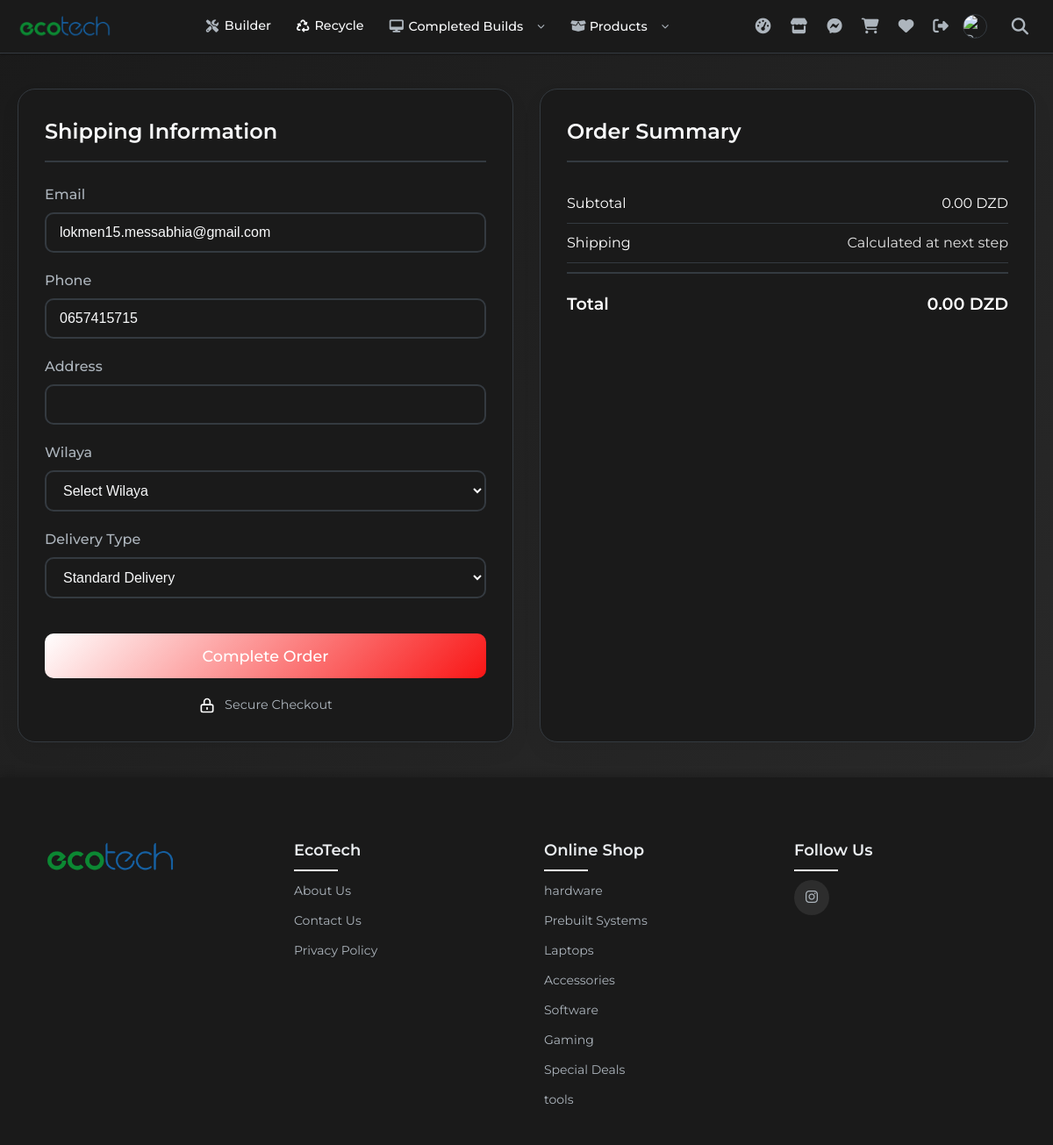
The page /checkout.php (signed in) on the database its author committed.
### tables this page shows
CREATE TABLE `site_settings` (
  `id` int(11) NOT NULL,
  `site_name` varchar(255) DEFAULT NULL,
  `logo` varchar(255) DEFAULT NULL,
  `favicon` varchar(255) DEFAULT NULL,
  `primary_color` varchar(7) DEFAULT NULL,
  `secondary_color` varchar(7) DEFAULT NULL,
  `accent_color` varchar(20) DEFAULT '#f97316',
  `site_description` text DEFAULT NULL,
  `footer_text` varchar(255) DEFAULT NULL,
  `allow_registration` tinyint(4) DEFAULT 1,
  `maintenance_mode` tinyint(1) DEFAULT 0,
  `font_family` varchar(100) DEFAULT 'Montserrat',
  `theme_mode` varchar(10) DEFAULT 'light',
  `analytics_id` varchar(20) DEFAULT NULL,
  `meta_keywords` text DEFAULT NULL,
  `contact_email` varchar(255) DEFAULT NULL,
  `social_links` text DEFAULT NULL,
  `header_scripts` text DEFAULT NULL,
  `footer_scripts` text DEFAULT NULL,
  `enable_cache` tinyint(1) DEFAULT 0,
  `cache_lifetime` int(11) DEFAULT 3600,
  `created_at` timestamp NOT NULL DEFAULT current_timestamp(),
  `updated_at` timestamp NOT NULL DEFAULT current_timestamp() ON UPDATE current_timestamp()
);

CREATE TABLE `users` (
  `id` int(11) NOT NULL,
  `email` varchar(255) NOT NULL,
  `phone` varchar(15) NOT NULL,
  `password` varchar(255) NOT NULL,
  `verification_token` varchar(6) DEFAULT NULL,
  `email_verified` tinyint(1) DEFAULT 0,
  `created_at` timestamp NOT NULL DEFAULT current_timestamp(),
  `profile_picture` varchar(255) DEFAULT NULL,
  `reset_token` varchar(255) DEFAULT NULL,
  `reset_token_expiry` datetime DEFAULT NULL,
  `username` varchar(255) DEFAULT NULL,
  `storage_used` bigint(20) DEFAULT 0,
  `storage_limit` bigint(20) DEFAULT 104857600
);

CREATE TABLE `categories` (
  `id` int(11) NOT NULL,
  `name` varchar(255) NOT NULL
);

### checkout.php (the view, shortened to what this page needs)
<?php
include 'db_connect.php';
$user_id = $_SESSION['user_id'];
try {
    $stmt = $pdo->prepare("SELECT id, email, phone FROM users WHERE id = ?");
    $stmt->execute([$user_id]);
    $user = $stmt->fetch(PDO::FETCH_ASSOC);
    $user_email = $user['email'];
    $user_phone = $user['phone'];
} catch (PDOException $e) {
    error_log("Error fetching user data: " . $e->getMessage());
    die("Error: Unable to fetch user information.");
}
?>
<!DOCTYPE html>
<html lang="en">
<head>
    <?php include 'header.php'; ?>
</head>
<body>
    <div class="checkout-container">
        <div class="checkout-form">
            <h2 class="section-title">Shipping Information</h2>
            <form method="post">
                <div class="form-group">
            <label for="email">Email</label>
                    <input type="email" id="email" value="<?php echo htmlspecialchars($user_email); ?>" disabled>
                </div>
                <div class="form-group">
            <label for="phone">Phone</label>
                    <input type="text" name="phone" id="phone" value="<?php echo htmlspecialchars($user_phone); ?>" required>
                </div>
                <div class="form-group">
            <label for="address">Address</label>
            <input type="text" name="address" id="address" required>
                </div>
                <div class="form-group">
            <label for="wilaya">Wilaya</label>
            <select name="wilaya" id="wilaya" required>
                <option value="">Select Wilaya</option>
            </select>
                </div>
                <div class="form-group">
            <label for="delivery_type">Delivery Type</label>
            <select name="delivery_type" id="delivery_type" required>
                        <option value="Standard">Standard Delivery</option>
            </select>
                </div>
            <button type="submit" class="checkout-button">
                    Complete Order
                </button>
                <div class="secure-badge">
                    <svg xmlns="http://www.w3.org/2000/svg" fill="none" viewBox="0 0 24 24" stroke="currentColor">
                        <path stroke-linecap="round" stroke-linejoin="round" stroke-width="2" d="M12 15v2m-6 4h12a2 2 0 002-2v-6a2 2 0 00-2-2H6a2 2 0 00-2 2v6a2 2 0 002 2zm10-10V7a4 4 0 00-8 0v4h8z" />
                </svg>
                    Secure Checkout
                </div>
        </form>
        </div>
        <div class="order-summary">
            <h2 class="section-title">Order Summary</h2>
                <?php
                $total = 0;
                            ?>
            <div class="order-summary-details">
                <div class="summary-row">
                    <span>Subtotal</span>
                    <span><?php echo number_format($total, 2); ?> DZD</span>
                </div>
                <div class="summary-row">
                    <span>Shipping</span>
                    <span class="secondary-text">Calculated at next step</span>
                </div>
                <div class="summary-row total">
                    <span>Total</span>
                    <span><?php echo number_format($total, 2); ?> DZD</span>
                </div>
            </div>
        </div>
    </div>
    <?php include 'footer.php'; ?>
</body>
</html>

### header.php (shortened to what this page needs)
<?php
require_once __DIR__ . '/db_connect.php';
$settings = [];
if (isset($pdo) && $pdo instanceof PDO) {
    try {
        $stmt = $pdo->query("SELECT * FROM site_settings LIMIT 1");
        $settings = $stmt->fetch(PDO::FETCH_ASSOC) ?: [];
    } catch (PDOException $e) {
        error_log("Error fetching site settings: " . $e->getMessage());
    }
}
$isAdmin = false;
$emailVerified = false;
$user = null;
$unreadCount = 0;
if (isset($pdo) && $pdo instanceof PDO) {
    if (isset($_SESSION['loggedin']) && $_SESSION['loggedin'] === true && isset($_SESSION['email'])) {
        $currentUserEmail = $_SESSION['email'];
        try {
            $stmtUser = $pdo->prepare("SELECT id, email_verified, profile_picture FROM users WHERE email = ? LIMIT 1");
            $stmtUser->execute([$currentUserEmail]);
            $user = $stmtUser->fetch(PDO::FETCH_ASSOC);
            if ($user) {
                $emailVerified = (bool)($user['email_verified'] ?? false);
            }
            $stmtAdmin = $pdo->prepare("SELECT COUNT(*) FROM admins WHERE email = ?");
            $stmtAdmin->execute([$currentUserEmail]);
            $isAdmin = $stmtAdmin->fetchColumn() > 0;
            $stmtMsg = $pdo->prepare("SELECT COUNT(*) FROM messages WHERE receiver_email = ? AND read_status = 0");
            $stmtMsg->execute([$currentUserEmail]);
            $unreadCount = $stmtMsg->fetchColumn();
        } catch (PDOException $e) {
            error_log("Header DB Error: " . $e->getMessage());
        }
    } else {
        $user_id = null;
    }
}
$cartCount = isset($_SESSION['cart']) ? count($_SESSION['cart']) : 0;
?>
<!DOCTYPE html>
<html>
<head>
    <link rel="stylesheet" href="https://cdnjs.cloudflare.com/ajax/libs/font-awesome/6.4.0/css/all.min.css">
</head>
<body> <?php if (isset($_SESSION['loggedin']) && !$emailVerified && isset($pdo)): ?>
    <div class="email-verification-banner">
        Your email is not verified. Please <a href="profile.php">verify your email</a>.
    </div>
    <?php endif; ?>
    <header>
        <div class="main-header-nav">
            <div class="logo">
                <a href="index.php"><img src="<?= htmlspecialchars($settings['logo'] ?? 'logo (1) text.png') ?>" alt="<?= htmlspecialchars($settings['site_name'] ?? 'EcoTech') ?> Logo"></a>
            </div>
            <nav class="category-nav-container" id="main-navigation">
                <a href="buildyourpc.php" class="nav-link">
                    <i class="fas fa-tools" aria-hidden="true"></i>
                    <span>Builder</span>
                </a>
                <a href="recycle.php" class="nav-link">
                    <i class="fa-solid fa-recycle" aria-hidden="true"></i>
                    <span>Recycle</span>
                </a>
                <div class="nav-item">
                    <button class="category-btn has-dropdown" aria-expanded="false" aria-controls="builds-dropdown">
                        <i class="fas fa-desktop" aria-hidden="true"></i>
                        <span>Completed Builds</span>
                    </button>
                </div>
                <div class="nav-item">
                    <button class="category-btn has-dropdown" aria-expanded="false">
                        <i class="fas fa-box-open" aria-hidden="true"></i>
                        <span>Products</span>
                    </button>
                </div>
            </nav>
            <div class="header-right-actions">
                <div class="header-user-area">
                    <?php if (isset($_SESSION['loggedin']) && $_SESSION['loggedin'] === true && isset($pdo)): ?>
                        <?php if ($isAdmin): ?> <a href="dashboard.php" title="Admin Dashboard" aria-label="Admin Dashboard"><i class="fas fa-tachometer-alt" aria-hidden="true"></i></a> <?php endif; ?>
                        <a href="marketplace.php" title="Marketplace" aria-label="Marketplace"><i class="fas fa-store" aria-hidden="true"></i></a>
                        <a href="inbox.php" title="Messages" aria-label="Messages <?php echo $unreadCount > 0 ? '(' . $unreadCount . ' unread)' : ''; ?>"><i class="fab fa-facebook-messenger" aria-hidden="true"></i></a>
                        <a href="cart.php" title="Cart" aria-label="Shopping Cart <?php echo $cartCount > 0 ? '(' . $cartCount . ' items)' : ''; ?>"><i class="fas fa-shopping-cart" aria-hidden="true"></i></a>
                            <a href="wishlist.php" style="transition: color 0.3s ease;" onmouseover="this.style.color='red'" onmouseout="this.style.color=''" ><i class="fas fa-heart"></i></a>
                        <a href="logout.php" title="Logout" aria-label="Logout"><i class="fas fa-sign-out-alt" aria-hidden="true"style="transition: color 0.3s ease;" onmouseover="this.style.color='red'" onmouseout="this.style.color=''"></i></a>
                        <a href="profile.php" class="header-profile" title="Profile" aria-label="View Profile"><img src="<?php
                        if ($user['profile_picture']) {
                            echo 'uploads/profiles/' . htmlspecialchars($user['profile_picture']);
                        } else {
                            echo 'https://i.top4top.io/p_3273sk4691.jpg';
                        }
                    ?>" alt="Profile Picture"></a>
                    <?php elseif (!isset($pdo)): ?>
                         <span style="color: var(--notification-bg); font-size: 0.8em; padding: 5px;">DB Err</span>
                    <?php endif; ?>
                </div>
                <div class="search-container" id="search-container">
                    <button type="button" class="search-icon-btn" id="search-icon-btn" title="Search" aria-label="Open Search Form" aria-expanded="false" aria-controls="search-form"> <i class="fas fa-search" aria-hidden="true"></i>
                    </button>
                </div>
            </div>
        </div>
    </header>
</body>
</html>

### footer.php (shortened to what this page needs)
<?php
include 'db_connect.php';
$settings = [];
if (isset($pdo) && $pdo instanceof PDO) {
    try {
        $stmt = $pdo->query("SELECT * FROM site_settings LIMIT 1");
        $settings = $stmt->fetch(PDO::FETCH_ASSOC) ?: [];
    } catch (PDOException $e) {
        error_log("Error fetching site settings: " . $e->getMessage());
    }
}
$social_links = !empty($settings['social_links']) ? json_decode($settings['social_links'], true) : [
    'facebook' => '',
    'twitter' => '',
    'instagram' => '',
    'linkedin' => ''
];
try {
    $stmt = $pdo->query("SELECT * FROM categories");
    $categories = $stmt->fetchAll(PDO::FETCH_ASSOC);
} catch (PDOException $e) {
    echo "Error: Unable to fetch categories. " . $e->getMessage();
    $categories = [];
}
?>
<!DOCTYPE html>
<html lang="en">
<head>
    <link rel="stylesheet" href="https://cdnjs.cloudflare.com/ajax/libs/font-awesome/6.5.1/css/all.min.css">
</head>
<body>
<footer class="footer">
    <div class="containerr">
        <div class="row">
            <div class="footer-col">
                <img src="<?= htmlspecialchars($settings['logo'] ?? 'logo (1).png') ?>" alt="<?= htmlspecialchars($settings['site_name'] ?? 'Company') ?> Logo" class="footer-logo">
            </div>
            <div class="footer-col">
                <h4><?= htmlspecialchars($settings['site_name'] ?? 'EcoTech') ?></h4>
                <ul>
                    <li><a href="about.php">About Us</a></li>
                    <li><a href="contact.php">Contact Us</a></li>
                    <li><a href="privacy-policy.php">Privacy Policy</a></li>
                </ul>
            </div>
            <div class="footer-col">
                <h4>Online Shop</h4>
                <ul>
                    <?php if (!empty($categories)): ?>
                        <?php foreach ($categories as $category): ?>
                            <li><a href="category.php?id=<?php echo htmlspecialchars($category['id'])?>"><?= htmlspecialchars($category['name']) ?></a></li>
                        <?php endforeach; ?>
                    <?php else: ?>
                        <li><a href="#">No categories available</a></li>
                    <?php endif; ?>
                </ul>
            </div>
            <div class="footer-col">
                <h4>Follow Us</h4>
                <div class="social-links">
                    <?php if (!empty($social_links['instagram'])): ?>
                        <a href="<?= htmlspecialchars($social_links['instagram']) ?>" target="_blank" rel="noopener"><i class="fab fa-instagram"></i></a>
                    <?php endif; ?>
                </div>
            </div>
        </div>
    </div>
</footer>
</body>
</html>

### rows shown on the page
site_settings: logo (picture), site_name "EcoTech"
users: email "lokmen15.messabhia@gmail.com", phone "0657415715"
categories: name "hardware"
categories: name "Prebuilt Systems"
categories: name "Laptops"
categories: name "Accessories"
categories: name "Software"
categories: name "Gaming"
categories: name "Special Deals"
categories: name "tools"

### other values the page prints
$total "0.00"
